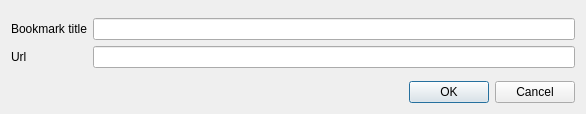
<?xml version="1.0" encoding="UTF-8"?>
<ui version="4.0">
 <class>BookmarkDlg</class>
 <widget class="QDialog" name="BookmarkDlg">
  <property name="windowModality">
   <enum>Qt::ApplicationModal</enum>
  </property>
  <property name="geometry">
   <rect>
    <x>0</x>
    <y>0</y>
    <width>586</width>
    <height>114</height>
   </rect>
  </property>
  <property name="windowTitle">
   <string>Add bookmark</string>
  </property>
  <property name="modal">
   <bool>true</bool>
  </property>
  <layout class="QVBoxLayout" name="verticalLayout">
   <item>
    <spacer name="verticalSpacer_2">
     <property name="orientation">
      <enum>Qt::Vertical</enum>
     </property>
     <property name="sizeHint" stdset="0">
      <size>
       <width>20</width>
       <height>0</height>
      </size>
     </property>
    </spacer>
   </item>
   <item>
    <layout class="QFormLayout" name="formLayout">
     <item row="0" column="0">
      <widget class="QLabel" name="label">
       <property name="text">
        <string>Bookmark title</string>
       </property>
       <property name="buddy">
        <cstring>lineTitle</cstring>
       </property>
      </widget>
     </item>
     <item row="0" column="1">
      <widget class="QLineEdit" name="lineTitle"/>
     </item>
     <item row="1" column="0">
      <widget class="QLabel" name="label_2">
       <property name="text">
        <string>Url</string>
       </property>
       <property name="buddy">
        <cstring>lineUrl</cstring>
       </property>
      </widget>
     </item>
     <item row="1" column="1">
      <widget class="QLineEdit" name="lineUrl"/>
     </item>
    </layout>
   </item>
   <item>
    <spacer name="verticalSpacer">
     <property name="orientation">
      <enum>Qt::Vertical</enum>
     </property>
     <property name="sizeHint" stdset="0">
      <size>
       <width>20</width>
       <height>0</height>
      </size>
     </property>
    </spacer>
   </item>
   <item>
    <layout class="QHBoxLayout" name="horizontalLayout">
     <item>
      <spacer name="horizontalSpacer">
       <property name="orientation">
        <enum>Qt::Horizontal</enum>
       </property>
       <property name="sizeHint" stdset="0">
        <size>
         <width>40</width>
         <height>20</height>
        </size>
       </property>
      </spacer>
     </item>
     <item>
      <widget class="QPushButton" name="OKBtn">
       <property name="text">
        <string>OK</string>
       </property>
       <property name="default">
        <bool>true</bool>
       </property>
      </widget>
     </item>
     <item>
      <widget class="QPushButton" name="CancelBtn">
       <property name="text">
        <string>Cancel</string>
       </property>
      </widget>
     </item>
    </layout>
   </item>
  </layout>
 </widget>
 <tabstops>
  <tabstop>lineTitle</tabstop>
  <tabstop>lineUrl</tabstop>
  <tabstop>OKBtn</tabstop>
  <tabstop>CancelBtn</tabstop>
 </tabstops>
 <resources/>
 <connections>
  <connection>
   <sender>OKBtn</sender>
   <signal>clicked()</signal>
   <receiver>BookmarkDlg</receiver>
   <slot>accept()</slot>
   <hints>
    <hint type="sourcelabel">
     <x>393</x>
     <y>77</y>
    </hint>
    <hint type="destinationlabel">
     <x>150</x>
     <y>67</y>
    </hint>
   </hints>
  </connection>
  <connection>
   <sender>CancelBtn</sender>
   <signal>clicked()</signal>
   <receiver>BookmarkDlg</receiver>
   <slot>reject()</slot>
   <hints>
    <hint type="sourcelabel">
     <x>485</x>
     <y>80</y>
    </hint>
    <hint type="destinationlabel">
     <x>184</x>
     <y>75</y>
    </hint>
   </hints>
  </connection>
 </connections>
</ui>
